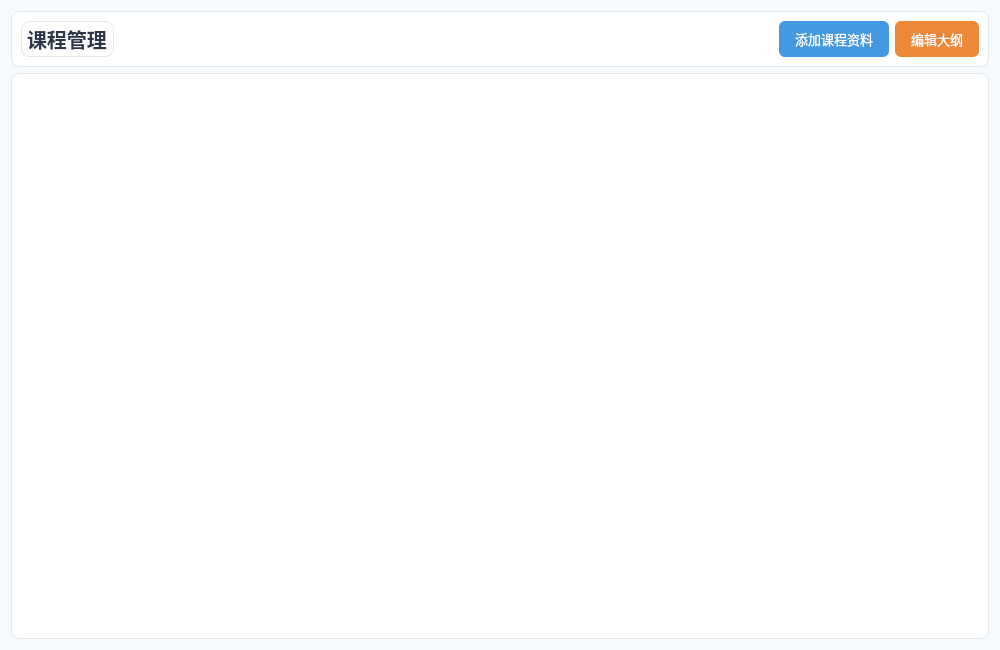
<?xml version="1.0" encoding="UTF-8"?>
<ui version="4.0">
 <class>TeacherCoursePage</class>
 <widget class="QWidget" name="TeacherCoursePage">
  <property name="geometry">
   <rect>
    <x>0</x>
    <y>0</y>
    <width>1000</width>
    <height>650</height>
   </rect>
  </property>
  <property name="styleSheet">
   <string notr="true">QWidget {
    background: #f7fafc;
}
QFrame {
    background: white;
    border-radius: 8px;
    border: 1px solid #e2e8f0;
}
QPushButton {
    border: none;
    border-radius: 6px;
    padding: 8px 16px;
    font-size: 13px;
}
QTableView {
    border: 1px solid #e2e8f0;
    border-radius: 8px;
    alternate-background-color: #f7fafc;
}
QTableView::header {
    background: #48bb78;
    color: white;
    font-weight: bold;
}
</string>
  </property>
  <layout class="QVBoxLayout" name="verticalLayout">
   <item>
    <widget class="QFrame" name="headerFrame">
     <layout class="QHBoxLayout" name="horizontalLayout">
      <item>
       <widget class="QLabel" name="titleLabel">
        <property name="styleSheet">
         <string notr="true">font-size: 20px; font-weight: bold; color: #2d3748;</string>
        </property>
        <property name="text">
         <string>课程管理</string>
        </property>
       </widget>
      </item>
      <item>
       <spacer name="horizontalSpacer">
        <property name="orientation">
         <enum>Qt::Orientation::Horizontal</enum>
        </property>
        <property name="sizeHint" stdset="0">
         <size>
          <width>40</width>
          <height>20</height>
         </size>
        </property>
       </spacer>
      </item>
      <item>
       <widget class="QPushButton" name="addBtn">
        <property name="styleSheet">
         <string notr="true">background: #4299e1; color: white;</string>
        </property>
        <property name="text">
         <string>添加课程资料</string>
        </property>
       </widget>
      </item>
      <item>
       <widget class="QPushButton" name="editBtn">
        <property name="styleSheet">
         <string notr="true">background: #ed8936; color: white;</string>
        </property>
        <property name="text">
         <string>编辑大纲</string>
        </property>
       </widget>
      </item>
     </layout>
    </widget>
   </item>
   <item>
    <widget class="QTableView" name="tableView">
     <property name="selectionMode">
      <enum>QAbstractItemView::SelectionMode::SingleSelection</enum>
     </property>
     <property name="selectionBehavior">
      <enum>QAbstractItemView::SelectionBehavior::SelectRows</enum>
     </property>
    </widget>
   </item>
  </layout>
 </widget>
 <resources/>
 <connections/>
</ui>
